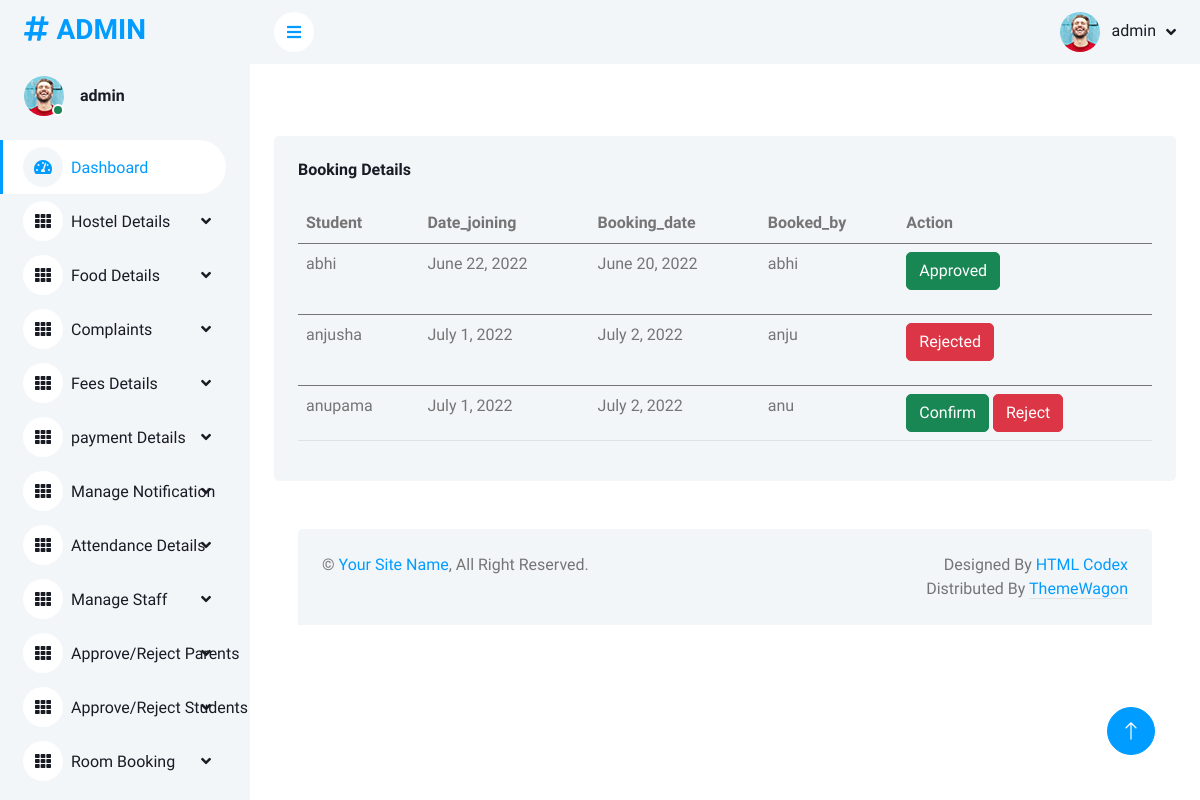
The app's page /booking (signed in), older data.
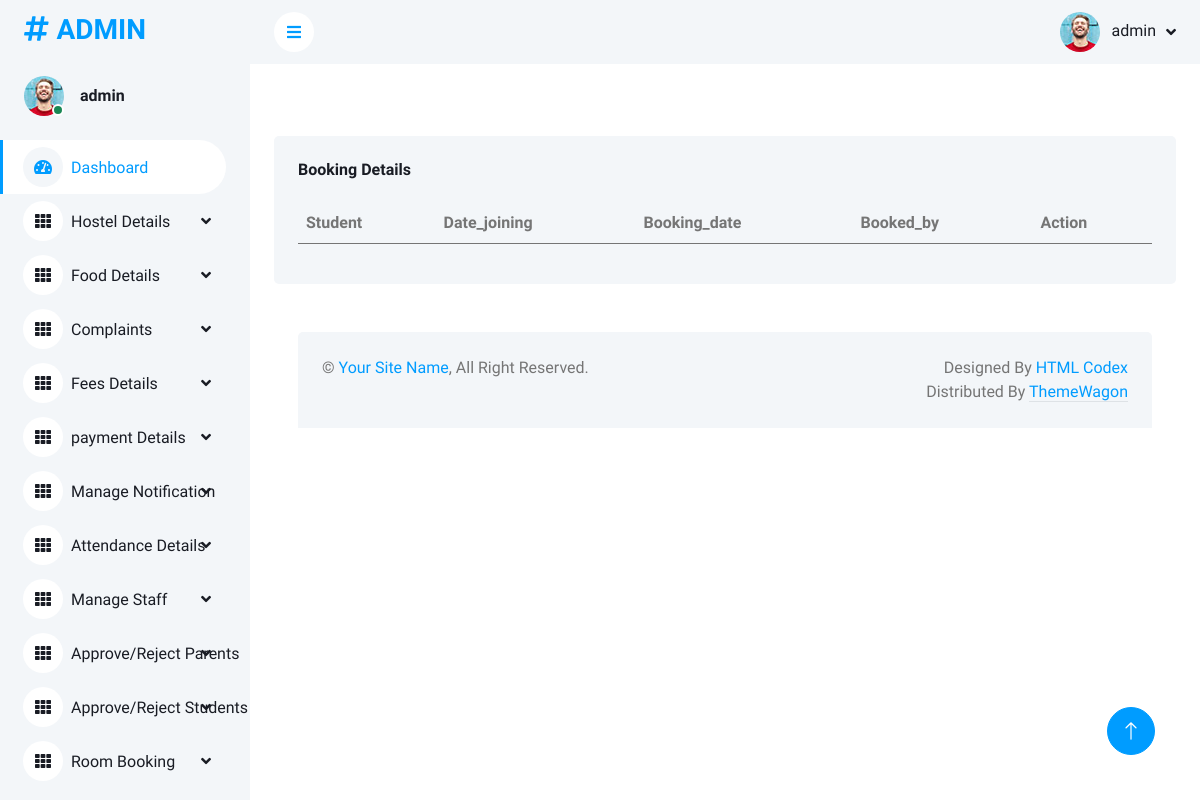
The same page, newer data.
### app/models.py (models this page shows)
class BookRoom(models.Model):
    student = models.ForeignKey(Student, on_delete=models.CASCADE)
    date_joining = models.DateField()
    booking_date = models.DateField(auto_now_add=True)
    status = models.IntegerField(default=0)
    booked_by = models.ForeignKey(Login, on_delete=models.CASCADE)
    seen = models.BooleanField(default=False)

class Student(models.Model):
    user = models.OneToOneField(Login, on_delete=models.CASCADE, primary_key=True, related_name='student')
    name = models.CharField(max_length=50)
    address = models.TextField()
    contact_no = models.IntegerField()
    email = models.EmailField()
    approval_status = models.BooleanField(default=0)
    image = models.ImageField(upload_to='profile', null=True)
    seen = models.BooleanField(default=False)
    def __str__(self):
        return self.name

class Login(AbstractUser):
    is_parent = models.BooleanField(default=False)
    is_student = models.BooleanField(default=False)

### app/adminviews.py (the view)
@login_required(login_url='accounts:login')
def booking(request):
    book=BookRoom.objects.all()
    return render(request,'admin_temp/booking.html',{'book':book})

### templates/admin_temp/booking.html
<!DOCTYPE html>
{% extends 'admin_temp/admin_home.html' %}
{% block content %}
{% load static %}
<div class="col-12">
    <div class="bg-light rounded h-100 p-4">
        <h6 class="mb-4">Booking Details</h6>
        <div class="table-responsive">
            <table class="table">
                <thead>
                <tr>
                    <th scope="col">Student</th>
                    <th scope="col">Date_joining</th>
                    <th scope="col">Booking_date</th>
                    <th scope="col">Booked_by</th>
                    <th scope="col">Action</th>
                </tr>
                </thead>
                <tbody>
                {% for i in book %}
                <tr>
                    <td>{{i.student}}</td>
                    <td>{{i.date_joining}}</td>
                    <td>{{i.booking_date}}</td>
                    <td>{{i.booked_by}}</td>
                     <td>
                {% if i.status == 0 %}
                <a href="{% url 'confirm' i.id %}"><button class="btn btn-success">Confirm</button> </a>
                    <a href="{% url 'reject' i.id %}"><button class="btn btn-danger">Reject</button> </a>
                {% elif i.status == 1 %}
                    <p class="btn btn-success">Approved</p>
                {% elif i.status == 2 %}
                    <p class="btn btn-danger">Rejected</p>
                {% endif %}
                </td>
                </tr>
                </tbody>
                {% endfor %}
            </table>
        </div>
{% endblock %}

Row changes from the older to the newer data that the page shows:
removed BookRoom: student "abhi", date_joining "June 22, 2022", booking_date "June 20, 2022", booked_by "abhi", status "Approved"
removed BookRoom: student "anjusha", date_joining "July 1, 2022", booking_date "July 2, 2022", booked_by "anju", status "Rejected"
removed BookRoom: student "anupama", date_joining "July 1, 2022", booking_date "July 2, 2022", booked_by "anu", status "Confirm"
